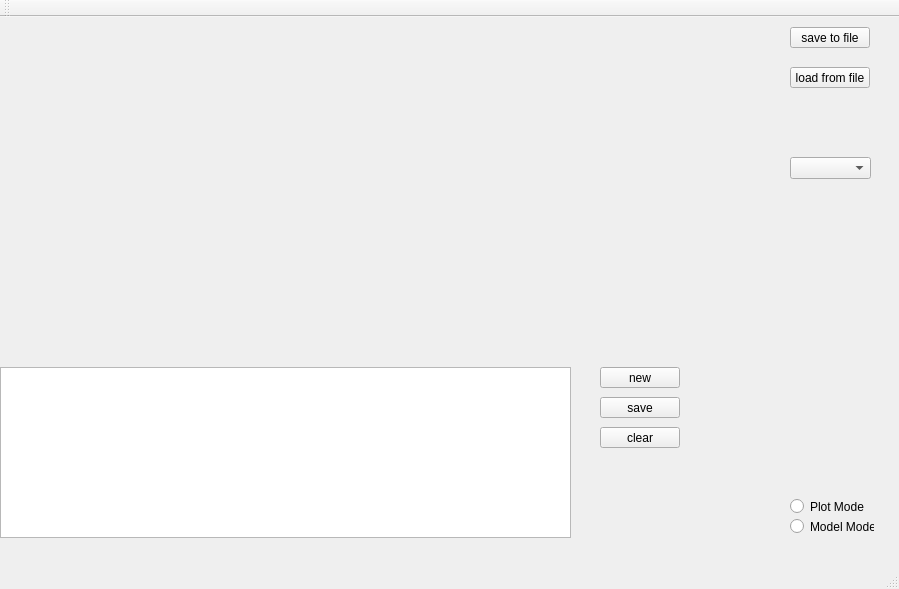
<?xml version="1.0" encoding="UTF-8"?>
<ui version="4.0">
 <class>MainWindow</class>
 <widget class="QMainWindow" name="MainWindow">
  <property name="geometry">
   <rect>
    <x>0</x>
    <y>0</y>
    <width>899</width>
    <height>589</height>
   </rect>
  </property>
  <property name="windowTitle">
   <string>MainWindow</string>
  </property>
  <widget class="QWidget" name="centralWidget">
   <widget class="QCustomPlot" name="plot" native="true">
    <property name="geometry">
     <rect>
      <x>0</x>
      <y>0</y>
      <width>681</width>
      <height>341</height>
     </rect>
    </property>
   </widget>
   <widget class="QPushButton" name="button_save_to_file">
    <property name="geometry">
     <rect>
      <x>790</x>
      <y>10</y>
      <width>80</width>
      <height>21</height>
     </rect>
    </property>
    <property name="text">
     <string>save to file</string>
    </property>
   </widget>
   <widget class="QPushButton" name="button_load_from_file">
    <property name="geometry">
     <rect>
      <x>790</x>
      <y>50</y>
      <width>80</width>
      <height>21</height>
     </rect>
    </property>
    <property name="text">
     <string>load from file</string>
    </property>
   </widget>
   <widget class="QComboBox" name="model_list">
    <property name="geometry">
     <rect>
      <x>790</x>
      <y>140</y>
      <width>81</width>
      <height>22</height>
     </rect>
    </property>
   </widget>
   <widget class="QPushButton" name="button_save_model">
    <property name="geometry">
     <rect>
      <x>600</x>
      <y>380</y>
      <width>80</width>
      <height>21</height>
     </rect>
    </property>
    <property name="text">
     <string>save</string>
    </property>
   </widget>
   <widget class="QTableWidget" name="point_list">
    <property name="geometry">
     <rect>
      <x>0</x>
      <y>350</y>
      <width>571</width>
      <height>171</height>
     </rect>
    </property>
    <property name="columnCount">
     <number>0</number>
    </property>
    <attribute name="horizontalHeaderCascadingSectionResizes">
     <bool>false</bool>
    </attribute>
   </widget>
   <widget class="QPushButton" name="button_new">
    <property name="geometry">
     <rect>
      <x>600</x>
      <y>350</y>
      <width>80</width>
      <height>21</height>
     </rect>
    </property>
    <property name="text">
     <string>new</string>
    </property>
   </widget>
   <widget class="QPushButton" name="button_clear_model">
    <property name="geometry">
     <rect>
      <x>600</x>
      <y>410</y>
      <width>80</width>
      <height>21</height>
     </rect>
    </property>
    <property name="text">
     <string>clear</string>
    </property>
   </widget>
   <widget class="QRadioButton" name="plot_mode">
    <property name="geometry">
     <rect>
      <x>790</x>
      <y>480</y>
      <width>84</width>
      <height>19</height>
     </rect>
    </property>
    <property name="text">
     <string>Plot Mode</string>
    </property>
   </widget>
   <widget class="QRadioButton" name="model_mode">
    <property name="geometry">
     <rect>
      <x>790</x>
      <y>500</y>
      <width>84</width>
      <height>19</height>
     </rect>
    </property>
    <property name="text">
     <string>Model Mode</string>
    </property>
   </widget>
   <widget class="QLabel" name="model_text">
    <property name="geometry">
     <rect>
      <x>790</x>
      <y>110</y>
      <width>81</width>
      <height>16</height>
     </rect>
    </property>
    <property name="text">
     <string/>
    </property>
   </widget>
  </widget>
  <widget class="QMenuBar" name="menuBar">
   <property name="geometry">
    <rect>
     <x>0</x>
     <y>0</y>
     <width>899</width>
     <height>20</height>
    </rect>
   </property>
  </widget>
  <widget class="QToolBar" name="mainToolBar">
   <attribute name="toolBarArea">
    <enum>TopToolBarArea</enum>
   </attribute>
   <attribute name="toolBarBreak">
    <bool>false</bool>
   </attribute>
  </widget>
  <widget class="QStatusBar" name="statusBar"/>
 </widget>
 <layoutdefault spacing="6" margin="11"/>
 <customwidgets>
  <customwidget>
   <class>QCustomPlot</class>
   <extends>QWidget</extends>
   <header>qcustomplot.h</header>
   <container>1</container>
  </customwidget>
 </customwidgets>
 <resources/>
 <connections/>
</ui>
